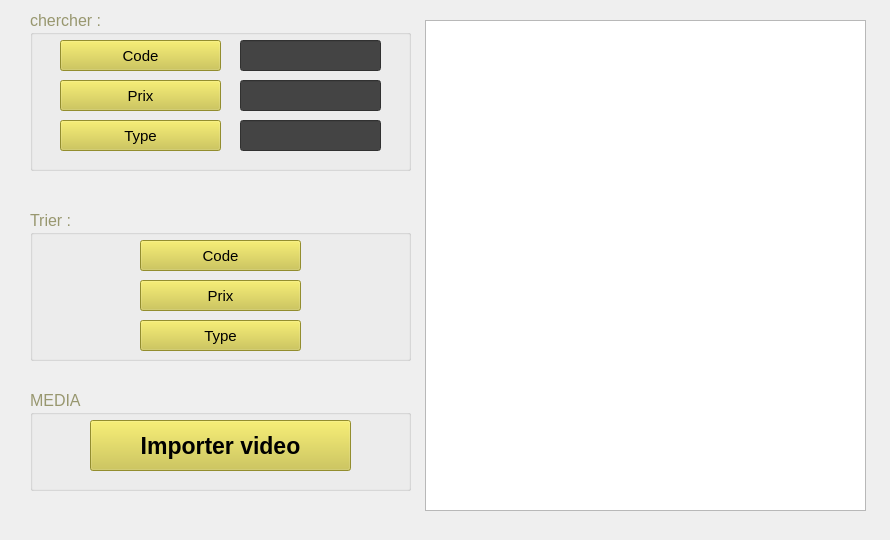
    <widget class="QWidget" name="tab_3">
     <attribute name="title">
      <string>Consulter les offres</string>
     </attribute>
     <widget class="QLabel" name="label_5">
      <property name="geometry">
       <rect>
        <x>0</x>
        <y>0</y>
        <width>881</width>
        <height>531</height>
       </rect>
      </property>
      <property name="font">
       <font>
        <kerning>true</kerning>
       </font>
      </property>
      <property name="text">
       <string/>
      </property>
      <property name="pixmap">
       <pixmap>../../Downloads/black-gold-marble-texture_125540-835.jpg</pixmap>
      </property>
      <property name="scaledContents">
       <bool>true</bool>
      </property>
     </widget>
     <widget class="QGroupBox" name="groupBox_2">
      <property name="geometry">
       <rect>
        <x>30</x>
        <y>390</y>
        <width>381</width>
        <height>101</height>
       </rect>
      </property>
      <property name="palette">
       <palette>
        <active>
         <colorrole role="WindowText">
          <brush brushstyle="SolidPattern">
           <color alpha="255">
            <red>152</red>
            <green>151</green>
            <blue>111</blue>
           </color>
          </brush>
         </colorrole>
         <colorrole role="Button">
          <brush brushstyle="SolidPattern">
           <color alpha="255">
            <red>68</red>
            <green>68</green>
            <blue>68</blue>
           </color>
          </brush>
         </colorrole>
         <colorrole role="Base">
          <brush brushstyle="SolidPattern">
           <color alpha="255">
            <red>68</red>
            <green>68</green>
            <blue>68</blue>
           </color>
          </brush>
         </colorrole>
         <colorrole role="Window">
          <brush brushstyle="SolidPattern">
           <color alpha="255">
            <red>68</red>
            <green>68</green>
            <blue>68</blue>
           </color>
          </brush>
         </colorrole>
        </active>
        <inactive>
         <colorrole role="WindowText">
          <brush brushstyle="SolidPattern">
           <color alpha="255">
            <red>152</red>
            <green>151</green>
            <blue>111</blue>
           </color>
          </brush>
         </colorrole>
         <colorrole role="Button">
          <brush brushstyle="SolidPattern">
           <color alpha="255">
            <red>68</red>
            <green>68</green>
            <blue>68</blue>
           </color>
          </brush>
         </colorrole>
         <colorrole role="Base">
          <brush brushstyle="SolidPattern">
           <color alpha="255">
            <red>68</red>
            <green>68</green>
            <blue>68</blue>
           </color>
          </brush>
         </colorrole>
         <colorrole role="Window">
          <brush brushstyle="SolidPattern">
           <color alpha="255">
            <red>68</red>
            <green>68</green>
            <blue>68</blue>
           </color>
          </brush>
         </colorrole>
        </inactive>
        <disabled>
         <colorrole role="WindowText">
          <brush brushstyle="SolidPattern">
           <color alpha="255">
            <red>120</red>
            <green>120</green>
            <blue>120</blue>
           </color>
          </brush>
         </colorrole>
         <colorrole role="Button">
          <brush brushstyle="SolidPattern">
           <color alpha="255">
            <red>68</red>
            <green>68</green>
            <blue>68</blue>
           </color>
          </brush>
         </colorrole>
         <colorrole role="Base">
          <brush brushstyle="SolidPattern">
           <color alpha="255">
            <red>68</red>
            <green>68</green>
            <blue>68</blue>
           </color>
          </brush>
         </colorrole>
         <colorrole role="Window">
          <brush brushstyle="SolidPattern">
           <color alpha="255">
            <red>68</red>
            <green>68</green>
            <blue>68</blue>
           </color>
          </brush>
         </colorrole>
        </disabled>
       </palette>
      </property>
      <property name="font">
       <font>
        <pointsize>12</pointsize>
       </font>
      </property>
      <property name="title">
       <string>MEDIA</string>
      </property>
      <widget class="QPushButton" name="pb_video">
       <property name="geometry">
        <rect>
         <x>60</x>
         <y>30</y>
         <width>261</width>
         <height>51</height>
        </rect>
       </property>
       <property name="font">
        <font>
         <pointsize>17</pointsize>
         <weight>75</weight>
         <bold>true</bold>
        </font>
       </property>
       <property name="styleSheet">
        <string notr="true">background-color: rgb(206, 197, 64);</string>
       </property>
       <property name="text">
        <string>Importer video</string>
       </property>
      </widget>
     </widget>
     <widget class="QGroupBox" name="groupBox_5">
      <property name="geometry">
       <rect>
        <x>30</x>
        <y>10</y>
        <width>381</width>
        <height>161</height>
       </rect>
      </property>
      <property name="palette">
       <palette>
        <active>
         <colorrole role="WindowText">
          <brush brushstyle="SolidPattern">
           <color alpha="255">
            <red>152</red>
            <green>151</green>
            <blue>111</blue>
           </color>
          </brush>
         </colorrole>
         <colorrole role="Button">
          <brush brushstyle="SolidPattern">
           <color alpha="255">
            <red>68</red>
            <green>68</green>
            <blue>68</blue>
           </color>
          </brush>
         </colorrole>
         <colorrole role="Base">
          <brush brushstyle="SolidPattern">
           <color alpha="255">
            <red>68</red>
            <green>68</green>
            <blue>68</blue>
           </color>
          </brush>
         </colorrole>
         <colorrole role="Window">
          <brush brushstyle="SolidPattern">
           <color alpha="255">
            <red>68</red>
            <green>68</green>
            <blue>68</blue>
           </color>
          </brush>
         </colorrole>
        </active>
        <inactive>
         <colorrole role="WindowText">
          <brush brushstyle="SolidPattern">
           <color alpha="255">
            <red>152</red>
            <green>151</green>
            <blue>111</blue>
           </color>
          </brush>
         </colorrole>
         <colorrole role="Button">
          <brush brushstyle="SolidPattern">
           <color alpha="255">
            <red>68</red>
            <green>68</green>
            <blue>68</blue>
           </color>
          </brush>
         </colorrole>
         <colorrole role="Base">
          <brush brushstyle="SolidPattern">
           <color alpha="255">
            <red>68</red>
            <green>68</green>
            <blue>68</blue>
           </color>
          </brush>
         </colorrole>
         <colorrole role="Window">
          <brush brushstyle="SolidPattern">
           <color alpha="255">
            <red>68</red>
            <green>68</green>
            <blue>68</blue>
           </color>
          </brush>
         </colorrole>
        </inactive>
        <disabled>
         <colorrole role="WindowText">
          <brush brushstyle="SolidPattern">
           <color alpha="255">
            <red>120</red>
            <green>120</green>
            <blue>120</blue>
           </color>
          </brush>
         </colorrole>
         <colorrole role="Button">
          <brush brushstyle="SolidPattern">
           <color alpha="255">
            <red>68</red>
            <green>68</green>
            <blue>68</blue>
           </color>
          </brush>
         </colorrole>
         <colorrole role="Base">
          <brush brushstyle="SolidPattern">
           <color alpha="255">
            <red>68</red>
            <green>68</green>
            <blue>68</blue>
           </color>
          </brush>
         </colorrole>
         <colorrole role="Window">
          <brush brushstyle="SolidPattern">
           <color alpha="255">
            <red>68</red>
            <green>68</green>
            <blue>68</blue>
           </color>
          </brush>
         </colorrole>
        </disabled>
       </palette>
      </property>
      <property name="font">
       <font>
        <pointsize>12</pointsize>
       </font>
      </property>
      <property name="title">
       <string>chercher :</string>
      </property>
      <widget class="QPushButton" name="pb_chercher_code">
       <property name="geometry">
        <rect>
         <x>30</x>
         <y>30</y>
         <width>161</width>
         <height>31</height>
        </rect>
       </property>
       <property name="font">
        <font>
         <pointsize>11</pointsize>
        </font>
       </property>
       <property name="styleSheet">
        <string notr="true">background-color: rgb(206, 197, 64);</string>
       </property>
       <property name="text">
        <string>Code</string>
       </property>
      </widget>
      <widget class="QLineEdit" name="le_code_ch">
       <property name="geometry">
        <rect>
         <x>210</x>
         <y>30</y>
         <width>141</width>
         <height>31</height>
        </rect>
       </property>
      </widget>
      <widget class="QLineEdit" name="le_prix_ch">
       <property name="geometry">
        <rect>
         <x>210</x>
         <y>70</y>
         <width>141</width>
         <height>31</height>
        </rect>
       </property>
      </widget>
      <widget class="QLineEdit" name="le_type_ch">
       <property name="geometry">
        <rect>
         <x>210</x>
         <y>110</y>
         <width>141</width>
         <height>31</height>
        </rect>
       </property>
      </widget>
      <widget class="QPushButton" name="pb_chercher_prix">
       <property name="geometry">
        <rect>
         <x>30</x>
         <y>70</y>
         <width>161</width>
         <height>31</height>
        </rect>
       </property>
       <property name="font">
        <font>
         <pointsize>11</pointsize>
        </font>
       </property>
       <property name="styleSheet">
        <string notr="true">background-color: rgb(206, 197, 64);</string>
       </property>
       <property name="text">
        <string>Prix</string>
       </property>
      </widget>
      <widget class="QPushButton" name="pb_chercher_type">
       <property name="geometry">
        <rect>
         <x>30</x>
         <y>110</y>
         <width>161</width>
         <height>31</height>
        </rect>
       </property>
       <property name="font">
        <font>
         <pointsize>11</pointsize>
        </font>
       </property>
       <property name="styleSheet">
        <string notr="true">background-color: rgb(206, 197, 64);</string>
       </property>
       <property name="text">
        <string>Type</string>
       </property>
      </widget>
     </widget>
     <widget class="QGroupBox" name="groupBox_6">
      <property name="geometry">
       <rect>
        <x>30</x>
        <y>210</y>
        <width>381</width>
        <height>151</height>
       </rect>
      </property>
      <property name="palette">
       <palette>
        <active>
         <colorrole role="WindowText">
          <brush brushstyle="SolidPattern">
           <color alpha="255">
            <red>152</red>
            <green>151</green>
            <blue>111</blue>
           </color>
          </brush>
         </colorrole>
         <colorrole role="Button">
          <brush brushstyle="SolidPattern">
           <color alpha="255">
            <red>68</red>
            <green>68</green>
            <blue>68</blue>
           </color>
          </brush>
         </colorrole>
         <colorrole role="Base">
          <brush brushstyle="SolidPattern">
           <color alpha="255">
            <red>68</red>
            <green>68</green>
            <blue>68</blue>
           </color>
          </brush>
         </colorrole>
         <colorrole role="Window">
          <brush brushstyle="SolidPattern">
           <color alpha="255">
            <red>68</red>
            <green>68</green>
            <blue>68</blue>
           </color>
          </brush>
         </colorrole>
        </active>
        <inactive>
         <colorrole role="WindowText">
          <brush brushstyle="SolidPattern">
           <color alpha="255">
            <red>152</red>
            <green>151</green>
            <blue>111</blue>
           </color>
          </brush>
         </colorrole>
         <colorrole role="Button">
          <brush brushstyle="SolidPattern">
           <color alpha="255">
            <red>68</red>
            <green>68</green>
            <blue>68</blue>
           </color>
          </brush>
         </colorrole>
         <colorrole role="Base">
          <brush brushstyle="SolidPattern">
           <color alpha="255">
            <red>68</red>
            <green>68</green>
            <blue>68</blue>
           </color>
          </brush>
         </colorrole>
         <colorrole role="Window">
          <brush brushstyle="SolidPattern">
           <color alpha="255">
            <red>68</red>
            <green>68</green>
            <blue>68</blue>
           </color>
          </brush>
         </colorrole>
        </inactive>
        <disabled>
         <colorrole role="WindowText">
          <brush brushstyle="SolidPattern">
           <color alpha="255">
            <red>120</red>
            <green>120</green>
            <blue>120</blue>
           </color>
          </brush>
         </colorrole>
         <colorrole role="Button">
          <brush brushstyle="SolidPattern">
           <color alpha="255">
            <red>68</red>
            <green>68</green>
            <blue>68</blue>
           </color>
          </brush>
         </colorrole>
         <colorrole role="Base">
          <brush brushstyle="SolidPattern">
           <color alpha="255">
            <red>68</red>
            <green>68</green>
            <blue>68</blue>
           </color>
          </brush>
         </colorrole>
         <colorrole role="Window">
          <brush brushstyle="SolidPattern">
           <color alpha="255">
            <red>68</red>
            <green>68</green>
            <blue>68</blue>
           </color>
          </brush>
         </colorrole>
        </disabled>
       </palette>
      </property>
      <property name="font">
       <font>
        <pointsize>12</pointsize>
       </font>
      </property>
      <property name="title">
       <string>Trier :</string>
      </property>
      <widget class="QPushButton" name="pb_trier_prix">
       <property name="geometry">
        <rect>
         <x>110</x>
         <y>70</y>
         <width>161</width>
         <height>31</height>
        </rect>
       </property>
       <property name="font">
        <font>
         <pointsize>11</pointsize>
        </font>
       </property>
       <property name="styleSheet">
        <string notr="true">background-color: rgb(206, 197, 64);</string>
       </property>
       <property name="text">
        <string>Prix</string>
       </property>
      </widget>
      <widget class="QPushButton" name="pb_trier_type">
       <property name="geometry">
        <rect>
         <x>110</x>
         <y>110</y>
         <width>161</width>
         <height>31</height>
        </rect>
       </property>
       <property name="font">
        <font>
         <pointsize>11</pointsize>
        </font>
       </property>
       <property name="styleSheet">
        <string notr="true">background-color: rgb(206, 197, 64);</string>
       </property>
       <property name="text">
        <string>Type</string>
       </property>
      </widget>
      <widget class="QPushButton" name="pb_trier_code">
       <property name="geometry">
        <rect>
         <x>110</x>
         <y>30</y>
         <width>161</width>
         <height>31</height>
        </rect>
       </property>
       <property name="font">
        <font>
         <pointsize>11</pointsize>
        </font>
       </property>
       <property name="styleSheet">
        <string notr="true">background-color: rgb(206, 197, 64);</string>
       </property>
       <property name="text">
        <string>Code</string>
       </property>
      </widget>
     </widget>
     <widget class="QTableView" name="tableView">
      <property name="geometry">
       <rect>
        <x>425</x>
        <y>20</y>
        <width>441</width>
        <height>491</height>
       </rect>
      </property>
     </widget>
    </widget>
